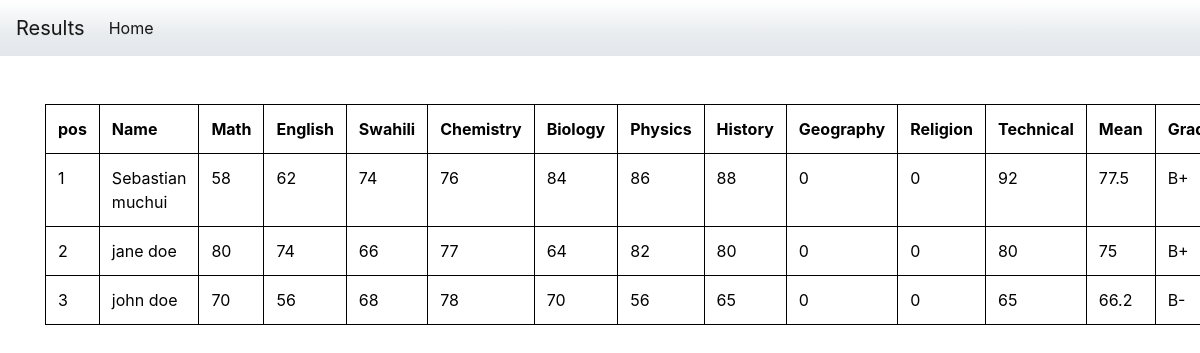
The app's page /results.php with its own data.
### tables this page shows
CREATE TABLE `results` (
  `id` int(255) NOT NULL,
  `student_name` varchar(255) NOT NULL,
  `math` int(255) NOT NULL,
  `english` int(255) NOT NULL,
  `swahili` int(255) NOT NULL,
  `chemistry` int(255) NOT NULL,
  `biology` int(255) NOT NULL,
  `physics` int(255) NOT NULL,
  `history` int(255) NOT NULL,
  `geographein` int(255) NOT NULL,
  `relegion` int(255) NOT NULL,
  `technical` int(255) NOT NULL,
  `mean` varchar(255) NOT NULL,
  `Grade` varchar(255) NOT NULL
);

### results.php (the view, shortened to what this page needs)
<?php
    require './database/connection.php';
    $query = "SELECT * FROM results ORDER BY mean desc";
    $result = mysqli_query($connection,$query);
    $results = mysqli_fetch_all($result,MYSQLI_ASSOC);
?>
<!DOCTYPE html>
<html lang="en">
<head>
    <link rel="stylesheet" href="./css/bootstrap.min.css">
</head>
<body>
<nav class="navbar navbar-expand-lg navbar-light bg-light">
  <a class="navbar-brand" href="#">Results</a>
  <div class="collapse navbar-collapse" id="navbarColor03">
    <ul class="navbar-nav mr-auto">
      <li class="nav-item active">
        <a class="nav-link" href="./index.php">Home
        </a>
      </li>
    </ul>
  </div>
</nav>
    <br> <br>
    <div class="container">
        <table class="table table-bordered">
            <tr>
                <th>pos</th>
                <th>Name</th>
                <th>Math</th>
                <th>English</th>
                <th>Swahili</th>
                <th>Chemistry</th>
                <th>Biology</th>
                <th>Physics</th>
                <th>History</th>
                <th>Geography</th>
                <th>Religion</th>
                <th>Technical</th>
                <th>Mean</th>
                <th>Grade</th>
            </tr>
            <tr>
            <?php $c = 0; $c++;?>
            <?php foreach($results as $mark):?>
                <td><?php echo $c; $c++;?></td>
                <td><?php echo $mark['student_name'];?></td>
                <td><?php echo $mark['math']; ?></td>
                <td><?php echo $mark['english'];?></td>
                <td><?php echo $mark['swahili'];?></td>
                <td><?php echo $mark['chemistry'];?></td>
                <td><?php echo $mark['biology'];?></td>
                <td><?php echo $mark['physics'];?></td>
                <td><?php echo $mark['history'];?></td>
                <td><?php echo $mark['geographein']?></td>
                <td><?php echo $mark['relegion'];?></td>
                <td><?php echo $mark['technical'];?></td>
                <td><?php echo $mark['mean'];?></td>
                <td><?php echo $mark['Grade'];?></td>
            </tr>
            <?php endforeach;?>
        </table>
    </div>
</body>
</html>

### records on screen
results: student_name "Sebastian muchui", math "58", english "62", swahili "74", chemistry "76", biology "84", physics "86", history "88", geographein "0", relegion "0", technical "92", mean "77.5", Grade "B+"
results: student_name "jane doe", math "80", english "74", swahili "66", chemistry "77", biology "64", physics "82", history "80", geographein "0", relegion "0", technical "80", mean "75", Grade "B+"
results: student_name "john doe", math "70", english "56", swahili "68", chemistry "78", biology "70", physics "56", history "65", geographein "0", relegion "0", technical "65", mean "66.2", Grade "B-"
